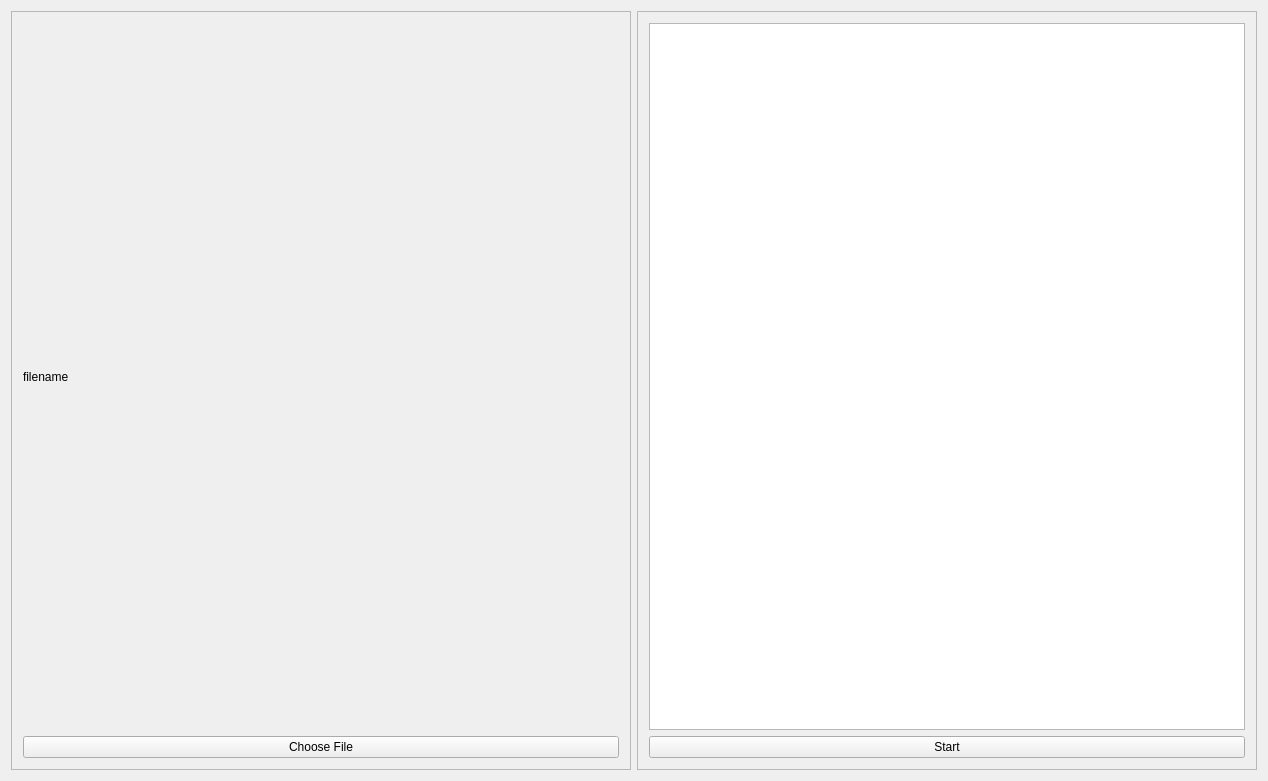
<?xml version="1.0" encoding="UTF-8"?>
<ui version="4.0">
 <class>MainWindow</class>
 <widget class="QMainWindow" name="MainWindow">
  <property name="geometry">
   <rect>
    <x>0</x>
    <y>0</y>
    <width>1268</width>
    <height>781</height>
   </rect>
  </property>
  <property name="windowTitle">
   <string>MainWindow</string>
  </property>
  <widget class="QWidget" name="centralWidget">
   <layout class="QHBoxLayout" name="horizontalLayout" stretch="1,1">
    <item>
     <widget class="QFrame" name="frame">
      <property name="frameShape">
       <enum>QFrame::StyledPanel</enum>
      </property>
      <property name="frameShadow">
       <enum>QFrame::Raised</enum>
      </property>
      <layout class="QVBoxLayout" name="verticalLayout" stretch="1,1">
       <item>
        <widget class="QLabel" name="label_filename">
         <property name="text">
          <string>filename</string>
         </property>
        </widget>
       </item>
       <item>
        <widget class="QPushButton" name="pBtn_choosefile">
         <property name="text">
          <string>Choose File</string>
         </property>
        </widget>
       </item>
      </layout>
     </widget>
    </item>
    <item>
     <widget class="QFrame" name="frame_2">
      <property name="frameShape">
       <enum>QFrame::StyledPanel</enum>
      </property>
      <property name="frameShadow">
       <enum>QFrame::Raised</enum>
      </property>
      <layout class="QVBoxLayout" name="verticalLayout_2" stretch="1,1">
       <item>
        <widget class="QTextEdit" name="textEdit_md5"/>
       </item>
       <item>
        <widget class="QPushButton" name="pBtn_start">
         <property name="text">
          <string>Start</string>
         </property>
        </widget>
       </item>
      </layout>
     </widget>
    </item>
   </layout>
  </widget>
 </widget>
 <layoutdefault spacing="6" margin="11"/>
 <resources/>
 <connections/>
</ui>
